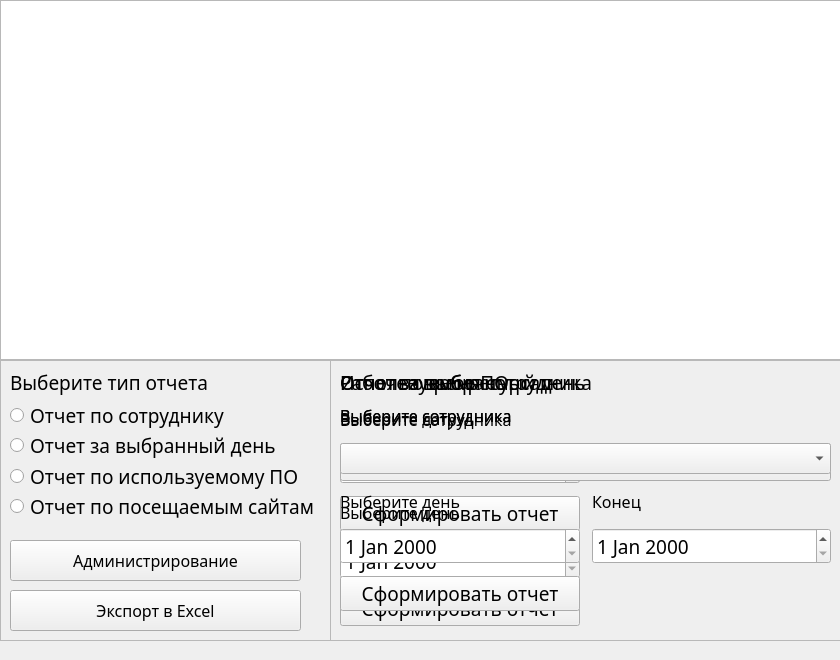
<?xml version="1.0" encoding="UTF-8"?>
<ui version="4.0">
 <class>otchetForm</class>
 <widget class="QMainWindow" name="otchetForm">
  <property name="geometry">
   <rect>
    <x>0</x>
    <y>0</y>
    <width>840</width>
    <height>660</height>
   </rect>
  </property>
  <property name="minimumSize">
   <size>
    <width>840</width>
    <height>660</height>
   </size>
  </property>
  <property name="maximumSize">
   <size>
    <width>840</width>
    <height>660</height>
   </size>
  </property>
  <property name="windowTitle">
   <string>Отчеты</string>
  </property>
  <widget class="QWidget" name="centralwidget">
   <widget class="QFrame" name="otchetFrame">
    <property name="geometry">
     <rect>
      <x>0</x>
      <y>360</y>
      <width>331</width>
      <height>281</height>
     </rect>
    </property>
    <property name="font">
     <font>
      <family>Noto Sans</family>
      <pointsize>14</pointsize>
     </font>
    </property>
    <property name="frameShape">
     <enum>QFrame::StyledPanel</enum>
    </property>
    <property name="frameShadow">
     <enum>QFrame::Raised</enum>
    </property>
    <widget class="QWidget" name="verticalLayoutWidget">
     <property name="geometry">
      <rect>
       <x>10</x>
       <y>40</y>
       <width>312</width>
       <height>121</height>
      </rect>
     </property>
     <layout class="QVBoxLayout" name="verticalLayout">
      <property name="spacing">
       <number>1</number>
      </property>
      <item>
       <widget class="QRadioButton" name="userReport">
        <property name="text">
         <string>Отчет по сотруднику</string>
        </property>
       </widget>
      </item>
      <item>
       <widget class="QRadioButton" name="dayReport">
        <property name="text">
         <string>Отчет за выбранный день</string>
        </property>
       </widget>
      </item>
      <item>
       <widget class="QRadioButton" name="poReport">
        <property name="text">
         <string>Отчет по используемому ПО</string>
        </property>
       </widget>
      </item>
      <item>
       <widget class="QRadioButton" name="webReport">
        <property name="text">
         <string>Отчет по посещаемым сайтам</string>
        </property>
       </widget>
      </item>
     </layout>
    </widget>
    <widget class="QLabel" name="label">
     <property name="geometry">
      <rect>
       <x>10</x>
       <y>10</y>
       <width>261</width>
       <height>25</height>
      </rect>
     </property>
     <property name="text">
      <string>Выберите тип отчета</string>
     </property>
    </widget>
    <widget class="QPushButton" name="adminBtn">
     <property name="geometry">
      <rect>
       <x>10</x>
       <y>180</y>
       <width>291</width>
       <height>41</height>
      </rect>
     </property>
     <property name="font">
      <font>
       <pointsize>12</pointsize>
      </font>
     </property>
     <property name="text">
      <string>Администрирование</string>
     </property>
    </widget>
    <widget class="QPushButton" name="exportBtn">
     <property name="geometry">
      <rect>
       <x>10</x>
       <y>230</y>
       <width>291</width>
       <height>41</height>
      </rect>
     </property>
     <property name="font">
      <font>
       <pointsize>12</pointsize>
      </font>
     </property>
     <property name="text">
      <string>Экспорт в Excel</string>
     </property>
    </widget>
   </widget>
   <widget class="QFrame" name="userReportFrame">
    <property name="geometry">
     <rect>
      <x>330</x>
      <y>360</y>
      <width>511</width>
      <height>281</height>
     </rect>
    </property>
    <property name="font">
     <font>
      <family>Noto Sans</family>
      <pointsize>14</pointsize>
     </font>
    </property>
    <property name="frameShape">
     <enum>QFrame::StyledPanel</enum>
    </property>
    <property name="frameShadow">
     <enum>QFrame::Raised</enum>
    </property>
    <widget class="QLabel" name="label_2">
     <property name="geometry">
      <rect>
       <x>10</x>
       <y>10</y>
       <width>291</width>
       <height>25</height>
      </rect>
     </property>
     <property name="font">
      <font>
       <family>Noto Sans</family>
      </font>
     </property>
     <property name="text">
      <string>Рабочее время сотрудника</string>
     </property>
    </widget>
    <widget class="QWidget" name="gridLayoutWidget">
     <property name="geometry">
      <rect>
       <x>10</x>
       <y>40</y>
       <width>491</width>
       <height>211</height>
      </rect>
     </property>
     <layout class="QGridLayout" name="gridLayout" rowstretch="0,0,0,0,0">
      <property name="sizeConstraint">
       <enum>QLayout::SetDefaultConstraint</enum>
      </property>
      <property name="spacing">
       <number>12</number>
      </property>
      <item row="2" column="1">
       <widget class="QLabel" name="label_5">
        <property name="font">
         <font>
          <pointsize>12</pointsize>
         </font>
        </property>
        <property name="text">
         <string>Конец</string>
        </property>
       </widget>
      </item>
      <item row="3" column="1">
       <widget class="QDateEdit" name="lastDate">
        <property name="font">
         <font>
          <family>Noto Sans Georgian</family>
         </font>
        </property>
       </widget>
      </item>
      <item row="1" column="0" colspan="2">
       <widget class="QComboBox" name="selectUser">
        <property name="font">
         <font>
          <pointsize>12</pointsize>
         </font>
        </property>
       </widget>
      </item>
      <item row="3" column="0">
       <widget class="QDateEdit" name="fistDate">
        <property name="font">
         <font>
          <family>Noto Sans Georgian</family>
         </font>
        </property>
       </widget>
      </item>
      <item row="4" column="0">
       <widget class="QPushButton" name="pushButton">
        <property name="text">
         <string>Сформировать отчет</string>
        </property>
       </widget>
      </item>
      <item row="2" column="0">
       <widget class="QLabel" name="label_4">
        <property name="font">
         <font>
          <pointsize>12</pointsize>
         </font>
        </property>
        <property name="text">
         <string>Начало</string>
        </property>
       </widget>
      </item>
      <item row="0" column="0" colspan="2">
       <widget class="QLabel" name="label_3">
        <property name="font">
         <font>
          <pointsize>12</pointsize>
         </font>
        </property>
        <property name="text">
         <string>Выберите сотрудника</string>
        </property>
       </widget>
      </item>
     </layout>
    </widget>
   </widget>
   <widget class="QTableView" name="otchetTable">
    <property name="geometry">
     <rect>
      <x>0</x>
      <y>0</y>
      <width>851</width>
      <height>360</height>
     </rect>
    </property>
   </widget>
   <widget class="QFrame" name="dayReportFrame">
    <property name="geometry">
     <rect>
      <x>330</x>
      <y>360</y>
      <width>511</width>
      <height>281</height>
     </rect>
    </property>
    <property name="font">
     <font>
      <family>Noto Sans</family>
      <pointsize>14</pointsize>
     </font>
    </property>
    <property name="frameShape">
     <enum>QFrame::StyledPanel</enum>
    </property>
    <property name="frameShadow">
     <enum>QFrame::Raised</enum>
    </property>
    <widget class="QLabel" name="label_6">
     <property name="geometry">
      <rect>
       <x>10</x>
       <y>10</y>
       <width>291</width>
       <height>25</height>
      </rect>
     </property>
     <property name="font">
      <font>
       <family>Noto Sans</family>
      </font>
     </property>
     <property name="text">
      <string>Отчет за выбранный день</string>
     </property>
    </widget>
    <widget class="QWidget" name="gridLayoutWidget_2">
     <property name="geometry">
      <rect>
       <x>10</x>
       <y>40</y>
       <width>491</width>
       <height>131</height>
      </rect>
     </property>
     <layout class="QGridLayout" name="gridLayout_2" rowstretch="0,0,0,0,0">
      <property name="sizeConstraint">
       <enum>QLayout::SetDefaultConstraint</enum>
      </property>
      <property name="spacing">
       <number>12</number>
      </property>
      <item row="4" column="0">
       <widget class="QPushButton" name="dayReportBtn">
        <property name="text">
         <string>Сформировать отчет</string>
        </property>
       </widget>
      </item>
      <item row="0" column="0" colspan="2">
       <widget class="QLabel" name="label_8">
        <property name="font">
         <font>
          <pointsize>12</pointsize>
         </font>
        </property>
        <property name="text">
         <string>Выберите дату</string>
        </property>
       </widget>
      </item>
      <item row="1" column="0">
       <widget class="QDateEdit" name="reportDate">
        <property name="font">
         <font>
          <family>Noto Sans Georgian</family>
         </font>
        </property>
       </widget>
      </item>
     </layout>
    </widget>
   </widget>
   <widget class="QFrame" name="poReportFrame">
    <property name="geometry">
     <rect>
      <x>330</x>
      <y>360</y>
      <width>511</width>
      <height>281</height>
     </rect>
    </property>
    <property name="font">
     <font>
      <family>Noto Sans</family>
      <pointsize>14</pointsize>
     </font>
    </property>
    <property name="frameShape">
     <enum>QFrame::StyledPanel</enum>
    </property>
    <property name="frameShadow">
     <enum>QFrame::Raised</enum>
    </property>
    <widget class="QLabel" name="label_13">
     <property name="geometry">
      <rect>
       <x>10</x>
       <y>10</y>
       <width>291</width>
       <height>25</height>
      </rect>
     </property>
     <property name="font">
      <font>
       <family>Noto Sans</family>
      </font>
     </property>
     <property name="text">
      <string>Используемое ПО</string>
     </property>
    </widget>
    <widget class="QWidget" name="gridLayoutWidget_4">
     <property name="geometry">
      <rect>
       <x>10</x>
       <y>40</y>
       <width>491</width>
       <height>226</height>
      </rect>
     </property>
     <layout class="QGridLayout" name="gridLayout_4" rowstretch="0,0,0,0,0">
      <property name="sizeConstraint">
       <enum>QLayout::SetDefaultConstraint</enum>
      </property>
      <property name="spacing">
       <number>12</number>
      </property>
      <item row="1" column="0" colspan="2">
       <widget class="QComboBox" name="selectPoUser">
        <property name="font">
         <font>
          <pointsize>12</pointsize>
         </font>
        </property>
       </widget>
      </item>
      <item row="3" column="0">
       <widget class="QDateEdit" name="poDate">
        <property name="font">
         <font>
          <family>Noto Sans Georgian</family>
         </font>
        </property>
       </widget>
      </item>
      <item row="4" column="0">
       <widget class="QPushButton" name="poReportBtn">
        <property name="text">
         <string>Сформировать отчет</string>
        </property>
       </widget>
      </item>
      <item row="0" column="0" colspan="2">
       <widget class="QLabel" name="label_16">
        <property name="font">
         <font>
          <pointsize>12</pointsize>
         </font>
        </property>
        <property name="text">
         <string>Выберите сотрудника</string>
        </property>
       </widget>
      </item>
      <item row="2" column="0">
       <widget class="QLabel" name="label_15">
        <property name="font">
         <font>
          <pointsize>12</pointsize>
         </font>
        </property>
        <property name="text">
         <string>Выберите день</string>
        </property>
       </widget>
      </item>
     </layout>
    </widget>
   </widget>
   <widget class="QFrame" name="webReportFrame">
    <property name="geometry">
     <rect>
      <x>330</x>
      <y>360</y>
      <width>511</width>
      <height>281</height>
     </rect>
    </property>
    <property name="font">
     <font>
      <family>Noto Sans</family>
      <pointsize>14</pointsize>
     </font>
    </property>
    <property name="frameShape">
     <enum>QFrame::StyledPanel</enum>
    </property>
    <property name="frameShadow">
     <enum>QFrame::Raised</enum>
    </property>
    <widget class="QLabel" name="label_19">
     <property name="geometry">
      <rect>
       <x>10</x>
       <y>10</y>
       <width>291</width>
       <height>25</height>
      </rect>
     </property>
     <property name="font">
      <font>
       <family>Noto Sans</family>
      </font>
     </property>
     <property name="text">
      <string>Отчет по веб-ресурсам</string>
     </property>
    </widget>
    <widget class="QWidget" name="gridLayoutWidget_6">
     <property name="geometry">
      <rect>
       <x>10</x>
       <y>40</y>
       <width>491</width>
       <height>211</height>
      </rect>
     </property>
     <layout class="QGridLayout" name="gridLayout_6" rowstretch="0,0,0,0,0">
      <property name="sizeConstraint">
       <enum>QLayout::SetDefaultConstraint</enum>
      </property>
      <property name="spacing">
       <number>12</number>
      </property>
      <item row="1" column="0" colspan="2">
       <widget class="QComboBox" name="selectWebUser">
        <property name="font">
         <font>
          <pointsize>12</pointsize>
         </font>
        </property>
       </widget>
      </item>
      <item row="3" column="0">
       <widget class="QDateEdit" name="webDate">
        <property name="font">
         <font>
          <family>Noto Sans Georgian</family>
         </font>
        </property>
       </widget>
      </item>
      <item row="4" column="0">
       <widget class="QPushButton" name="webReportBtn">
        <property name="text">
         <string>Сформировать отчет</string>
        </property>
       </widget>
      </item>
      <item row="2" column="0">
       <widget class="QLabel" name="label_20">
        <property name="font">
         <font>
          <pointsize>12</pointsize>
         </font>
        </property>
        <property name="text">
         <string>Выберите день</string>
        </property>
       </widget>
      </item>
      <item row="0" column="0" colspan="2">
       <widget class="QLabel" name="label_21">
        <property name="font">
         <font>
          <pointsize>12</pointsize>
         </font>
        </property>
        <property name="text">
         <string>Выберите сотрудника</string>
        </property>
       </widget>
      </item>
     </layout>
    </widget>
   </widget>
  </widget>
 </widget>
 <resources/>
 <connections/>
</ui>
